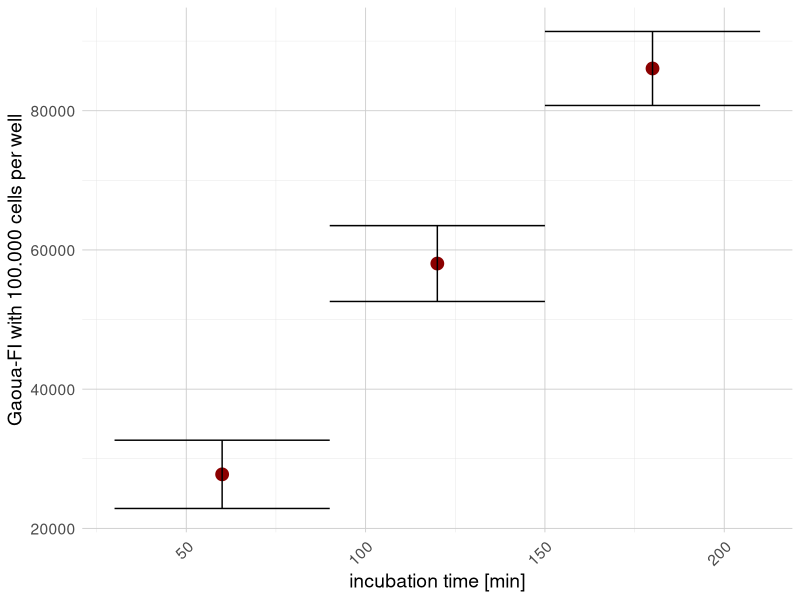

The R script that drew this image:
# Pakete laden
library(readxl)
library(dplyr)
library(tidyr)
library(ggplot2)
library(patchwork)

time <- c(60, 120, 180)
avgFI <- c(27765.33333, 58044, 86063)
SD <- c(4902.236938, 5446.809555, 5316.241279)


# Data Frame erstellen
df <- data.frame(
  time = time,
  avgFI = avgFI,
  SD = SD
)

# Plot
ggplot(df, aes(x = time, y = avgFI)) +
  geom_point(color = "darkred", size = 4) +
  geom_errorbar(aes(ymin = avgFI - SD, ymax = avgFI + SD),
                width = 60, color = "black") +
  labs(
    x = "incubation time [min]",
    y = "Gaoua-FI with 100.000 cells per well"
  ) +
  theme_minimal() +
  theme(
    text = element_text(size = 14),
    axis.text.x = element_text(angle = 45, hjust = 1),
    panel.grid.major = element_line(color = "gray80", linewidth = 0.3),
    panel.grid.minor = element_line(color = "gray90", linewidth = 0.15)
  )
